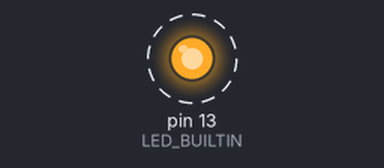
Simulated run of this sketch. Board: Arduino Uno, built with avr-gcc and run on an emulated ATmega328P. Shown: output pins drawn as LEDs (lit = HIGH). Dashed ring = blinking.

Above: at 0.5 s.
Timing chart, 0 to 5.1 s (numbered marks = the images above):
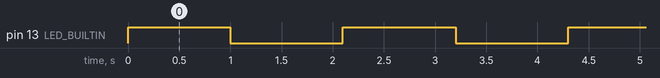

The sketch:

LedDriver.ino
```cpp
#include <LedDriver.h>

LedDriver led(LED_BUILTIN); //Instancia o led

void setup() {
  // put your setup code here, to run once:
  led.led_config(); //Configura o led
}

void loop() {
  // put your main code here, to run repeatedly:
  led.led_on(); //Acende o led
  delay(1000);
  led.led_off(); //Apaga o led
  delay(1000);

  delay(100);
  led.led_toggle(); //Muda o valor do led
  delay(100);
}
```

LedDriver.cpp
```cpp
/*
  LedDriver.cpp
*/

#include "LedDriver.h"

LedDriver::LedDriver(uint8_t pin) {
  pinMode(pin, OUTPUT);
  ledPin = pin;
  value = LOW;
}

void LedDriver::led_config() {
  pinMode(ledPin, OUTPUT);
}

void LedDriver::led_on() {
  value = HIGH;
  digitalWrite(ledPin, value);
}

void LedDriver::led_off() {
  value = LOW;
  digitalWrite(ledPin, value);
}

void LedDriver::led_toggle() {
  digitalWrite(ledPin, !value);
}
```

LedDriver.h
```cpp
/*
  LedDriver.h
*/

#ifndef LedDriver_h
#define LedDriver_h

#include <Arduino.h>

class LedDriver {
  public:
    LedDriver(uint8_t pin);
    void led_config();
    void led_on();
    void led_off();
    void led_toggle();

  private:
    uint8_t ledPin;
    uint8_t value;
};

#endif
```

Measured:
- by itself, pin 13 (LED_BUILTIN): alternates HIGH for 1.1 s and LOW for 1.1 s
